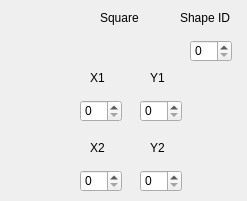
   <widget class="QWidget" name="page_4">
    <widget class="QLabel" name="label_44">
     <property name="geometry">
      <rect>
       <x>100</x>
       <y>10</y>
       <width>58</width>
       <height>16</height>
      </rect>
     </property>
     <property name="text">
      <string>Square</string>
     </property>
    </widget>
    <widget class="QLabel" name="label_45">
     <property name="geometry">
      <rect>
       <x>90</x>
       <y>70</y>
       <width>58</width>
       <height>16</height>
      </rect>
     </property>
     <property name="text">
      <string>X1</string>
     </property>
    </widget>
    <widget class="QLabel" name="label_46">
     <property name="geometry">
      <rect>
       <x>150</x>
       <y>70</y>
       <width>58</width>
       <height>16</height>
      </rect>
     </property>
     <property name="text">
      <string>Y1</string>
     </property>
    </widget>
    <widget class="QLabel" name="label_47">
     <property name="geometry">
      <rect>
       <x>90</x>
       <y>140</y>
       <width>58</width>
       <height>16</height>
      </rect>
     </property>
     <property name="text">
      <string>X2</string>
     </property>
    </widget>
    <widget class="QLabel" name="label_48">
     <property name="geometry">
      <rect>
       <x>150</x>
       <y>140</y>
       <width>58</width>
       <height>16</height>
      </rect>
     </property>
     <property name="text">
      <string>Y2</string>
     </property>
    </widget>
    <widget class="QSpinBox" name="square_x1">
     <property name="geometry">
      <rect>
       <x>80</x>
       <y>100</y>
       <width>42</width>
       <height>22</height>
      </rect>
     </property>
    </widget>
    <widget class="QSpinBox" name="square_y1">
     <property name="geometry">
      <rect>
       <x>140</x>
       <y>100</y>
       <width>42</width>
       <height>22</height>
      </rect>
     </property>
    </widget>
    <widget class="QSpinBox" name="square_x2">
     <property name="geometry">
      <rect>
       <x>80</x>
       <y>170</y>
       <width>42</width>
       <height>22</height>
      </rect>
     </property>
    </widget>
    <widget class="QSpinBox" name="square_y2">
     <property name="geometry">
      <rect>
       <x>140</x>
       <y>170</y>
       <width>42</width>
       <height>22</height>
      </rect>
     </property>
    </widget>
    <widget class="QLabel" name="label_63">
     <property name="geometry">
      <rect>
       <x>180</x>
       <y>10</y>
       <width>58</width>
       <height>16</height>
      </rect>
     </property>
     <property name="text">
      <string>Shape ID</string>
     </property>
    </widget>
    <widget class="QSpinBox" name="Square_id">
     <property name="geometry">
      <rect>
       <x>190</x>
       <y>40</y>
       <width>42</width>
       <height>22</height>
      </rect>
     </property>
    </widget>
   </widget>
